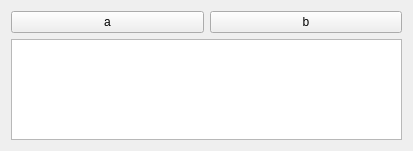
<?xml version="1.0" encoding="UTF-8"?>
<ui version="4.0">
 <class>Form</class>
 <widget class="QWidget" name="Form">
  <property name="geometry">
   <rect>
    <x>0</x>
    <y>0</y>
    <width>413</width>
    <height>151</height>
   </rect>
  </property>
  <property name="windowTitle">
   <string>统计薪资</string>
  </property>
  <layout class="QVBoxLayout" name="verticalLayout">
   <item>
    <layout class="QHBoxLayout" name="horizontalLayout">
     <item>
      <widget class="QPushButton" name="pushButton">
       <property name="text">
        <string>a</string>
       </property>
      </widget>
     </item>
     <item>
      <widget class="QPushButton" name="pushButton_2">
       <property name="text">
        <string>b</string>
       </property>
      </widget>
     </item>
    </layout>
   </item>
   <item>
    <widget class="QTextBrowser" name="textBrowser"/>
   </item>
  </layout>
 </widget>
 <resources/>
 <connections/>
</ui>
